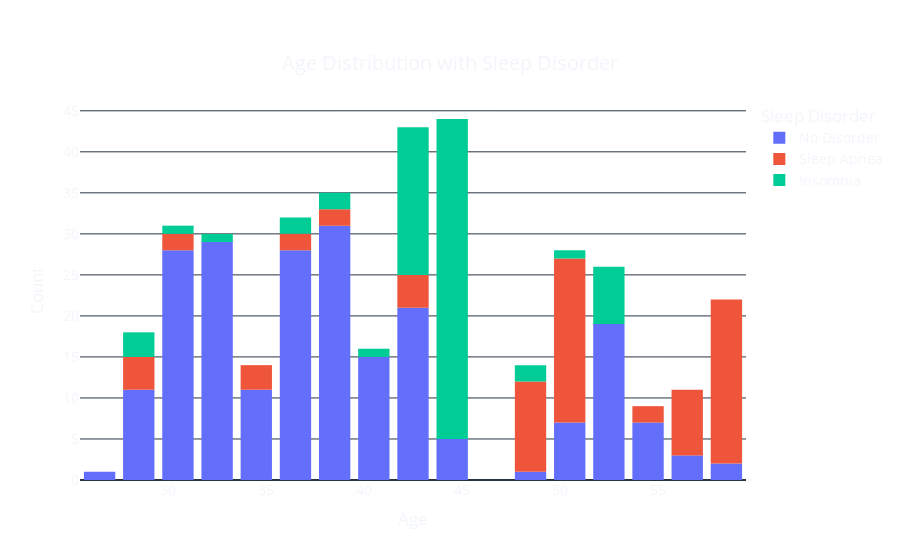

Notebook code cell kept with this figure:
### Code cell
fig = px.histogram(data, x='Age', color='Sleep Disorder', 
                    title='Age Distribution with Sleep Disorder',
                    labels={'Age': 'Age', 'count': 'Count'},
                    template='plotly_dark')

fig.update_layout(
    xaxis_title='Age',
    yaxis_title='Count',
    title={
        'text': "Age Distribution with Sleep Disorder",
        'y': 0.9,
        'x': 0.5,
        'xanchor': 'center',
        'yanchor': 'top'},
    font=dict(size=14),
    plot_bgcolor='rgba(0,0,0,0)',
    paper_bgcolor='rgba(0,0,0,0)',
    bargap=0.2
)

fig.show()

### Figure 1 — Plotly figure (JSON) as saved in the notebook; plotly's stock layout.template omitted (floating-point values rounded to 4 significant figures; data arrays with more than 128 entries replaced by an {"elided": "..."} marker saying what was removed)
{"data": [{"alignmentgroup": "True", "bingroup": "x", "hovertemplate": "Sleep Disorder=No Disorder<br>Age=%{x}<br>count=%{y}<extra></extra>", "legendgroup": "No Disorder", "marker": {"color": "#636efa", "pattern": {"shape": ""}}, "name": "No Disorder", "offsetgroup": "No Disorder", "orientation": "v", "showlegend": true, "type": "histogram", "x": {"elided": "219 int values"}, "xaxis": "x", "yaxis": "y"}, {"alignmentgroup": "True", "bingroup": "x", "hovertemplate": "Sleep Disorder=Sleep Apnea<br>Age=%{x}<br>count=%{y}<extra></extra>", "legendgroup": "Sleep Apnea", "marker": {"color": "#EF553B", "pattern": {"shape": ""}}, "name": "Sleep Apnea", "offsetgroup": "Sleep Apnea", "orientation": "v", "showlegend": true, "type": "histogram", "x": [28, 28, 29, 29, 30, 31, 34, 34, 35, 36, 36, 38, 38, 42, 42, 43, 43, 48, 49, 49, 49, 49, 49, 49, 49, 49, 49, 49, 50, 50, 50, 50, 50, 50, 50, 50, 50, 50, 50, 50, 50, 50, 50, 50, 50, 51, 51, 51, 55, 55, 57, 57, 57, 57, 57, 57, 57, 57, 58, 58, 58, 58, 58, 58, 59, 59, 59, 59, 59, 59, 59, 59, 59, 59, 59, 59, 59, 59], "xaxis": "x", "yaxis": "y"}, {"alignmentgroup": "True", "bingroup": "x", "hovertemplate": "Sleep Disorder=Insomnia<br>Age=%{x}<br>count=%{y}<extra></extra>", "legendgroup": "Insomnia", "marker": {"color": "#00cc96", "pattern": {"shape": ""}}, "name": "Insomnia", "offsetgroup": "Insomnia", "orientation": "v", "showlegend": true, "type": "histogram", "x": [28, 29, 29, 30, 33, 36, 36, 39, 39, 41, 42, 43, 43, 43, 43, 43, 43, 43, 43, 43, 43, 43, 43, 43, 43, 43, 43, 43, 44, 44, 44, 44, 44, 44, 44, 44, 44, 44, 44, 44, 44, 44, 44, 44, 44, 44, 44, 44, 44, 44, 44, 44, 44, 44, 44, 44, 45, 45, 45, 45, 45, 45, 45, 45, 45, 45, 45, 48, 48, 50, 52, 52, 52, 52, 52, 52, 53], "xaxis": "x", "yaxis": "y"}], "layout": {"bargap": 0.2, "barmode": "relative", "font": {"size": 14}, "legend": {"title": {"text": "Sleep Disorder"}, "tracegroupgap": 0}, "paper_bgcolor": "rgba(0,0,0,0)", "plot_bgcolor": "rgba(0,0,0,0)", "title": {"text": "Age Distribution with Sleep Disorder", "x": 0.5, "xanchor": "center", "y": 0.9, "yanchor": "top"}, "xaxis": {"anchor": "y", "domain": [0, 1], "title": {"text": "Age"}}, "yaxis": {"anchor": "x", "domain": [0, 1], "title": {"text": "Count"}}}}
